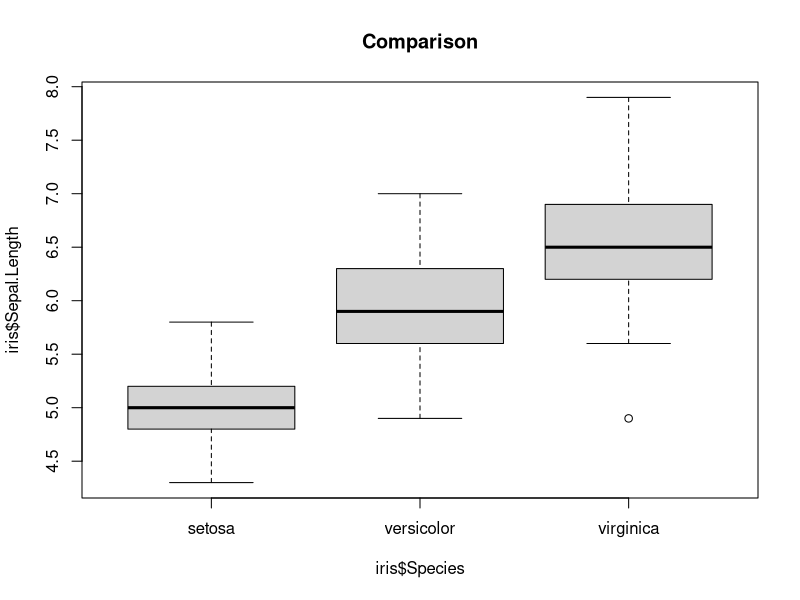
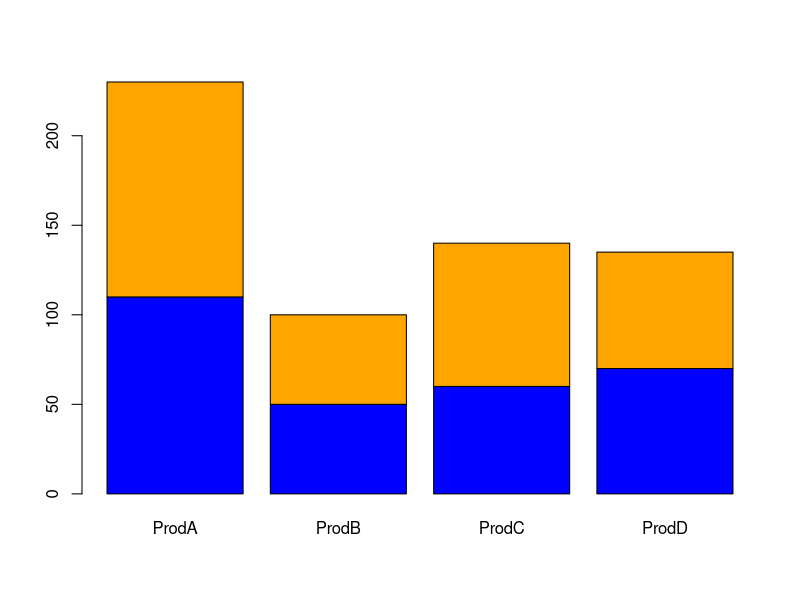
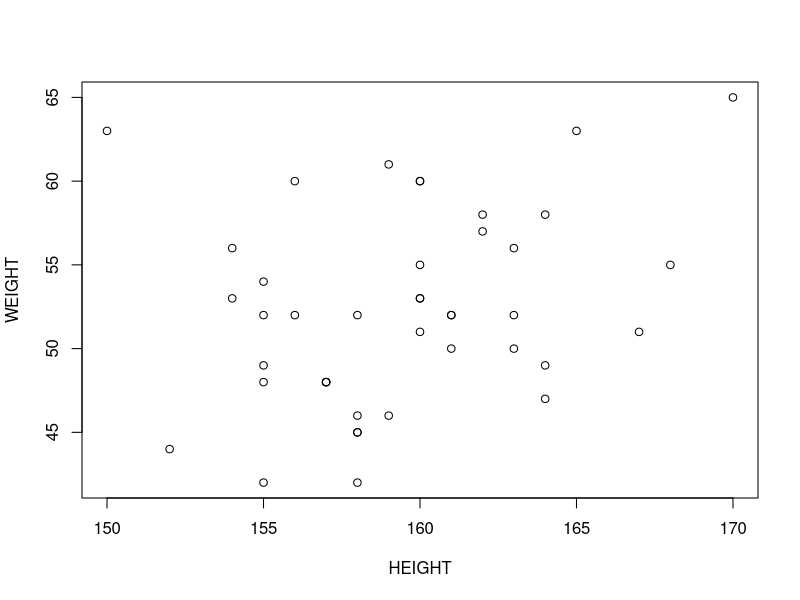
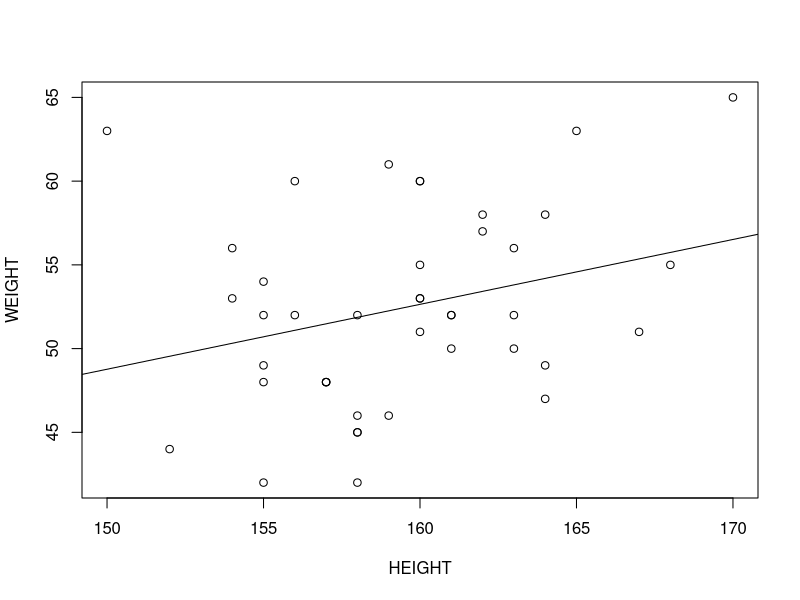

Write R code to recreate these figures, in order.
## ---- chunk 1
knitr::opts_chunk$set(echo = TRUE)
## ---- chunk 2
# Numeric example
x <- c(0.5, 0.6)
age <- c(20, 35, 32, 29)

# Summary of numeric vector
summary(age)

# Reassign age with new values
age <- c(35, 24, 18, 24)

# Mean of new age values
mean(age)

#Logical 
x <- c(TRUE,FALSE)
x <- c(T,F)

#Character 
x <- c("a","b","c")
class <-c("M","F","F","M")

#Integer
x <-9:29


#Complex
x<- c(1+0i, 2+4i)
x

#Matrix and Operation within Matrices
x<-matrix(1:6, nrow=2 ,ncol=3)
x

y<-matrix(1:6,nrow =3 ,ncol =2 )
y

x%*%y

#List
x<-list(1,"a",TRUE,1+4i)
x

#Factor 
x<-factor(c("yes","yes","no","yes","no"))
x

#Create a vector with NA in it 
x<-c(1,2,NA,10,3)
##check which number in  X is NA 
is.na(x)

x <- c(1, 2, 4, "NA", 5)
bad <- is.na(x)
x[!bad]

x <- c(1, 2, NA, 4, NA, 5)
y <- c("a", "b", NA, "d", NA, "f")
good <- complete.cases(x, y)
good

# Coercion
sum(c(TRUE, TRUE, FALSE, FALSE, FALSE))
#11. Create Data Frame
studentID <- c(1,2,3,4,5)
math_score <- c(12,17,10,9,NA)
gender <- c("M","F","M","M","F")
it_score <- c(13,18,11,10,19)
scoredata <- data.frame(studentID, gender, math_score, it_score)
scoredata

#Built-in Dataset Example
data("airquality")
variable.names(airquality)
str(airquality)
summary(airquality)

#Exploration Data Analysis (EDA)
data_class <- data.frame(
HEIGHT = c(161,155,158,170,160,156,162,158,158,167,160,155,154,155,157,157,160,158,160,160,
152,154,150,161,162,164,161,155,159,163,159,160,158,165,156,163,155,164,163,168,
157,164),
WEIGHT = c(50,49,42,65,60,52,58,46,45,51,60,42,53,48,48,48,53,52,51,53,
44,56,63,52,57,49,52,54,46,50,61,55,45,63,60,56,52,47,52,55,
48,58)
)
summary(data_class)
apply(data_class,2,mean)
apply(data_class,2,sd)

#Relationship Between Variables – iris Dataset
data("iris")
by(iris$Petal.Length, iris$Species, summary)
boxplot(iris$Sepal.Length ~ iris$Species, data = iris, main="Comparison")

#Relationship Between Two Categorical Variables
ucba <- data.frame(UCBAdmissions)
(cross <- xtabs(Freq ~ Gender + Admit, data = ucba))
prop.table(cross, 2)

#Bar Chart
dat <- read.table(text ="ProdA ProdB ProdC ProdD
1 110 50 60 70
2 120 50 80 65", header=TRUE)
barplot(as.matrix(dat), beside=FALSE, col=c("blue","orange"))

#Scatter Plot

plot(WEIGHT ~ HEIGHT, data=data_class)
cor(data_class$HEIGHT, data_class$WEIGHT)

#Linear Model
plot(WEIGHT ~ HEIGHT, data=data_class)
abline(lm(WEIGHT ~ HEIGHT, data=data_class))
summary(lm(WEIGHT ~ HEIGHT, data=data_class))

#Data Management – Creating BMI
BMI <- round(data_class$WEIGHT / (data_class$HEIGHT/100)^2, 2)
new_data_class <- cbind(data_class, BMI)
head(new_data_class, n=5)
summary(BMI)
stem(BMI, scale=2)
